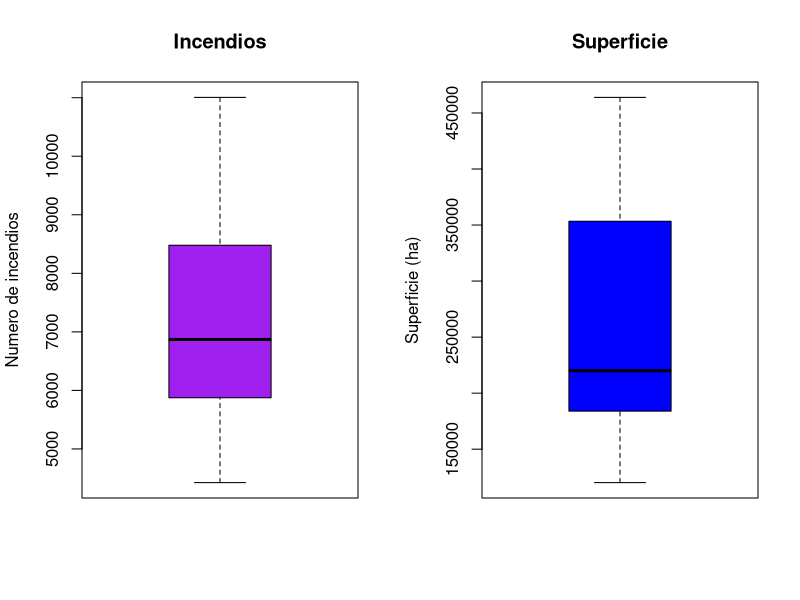
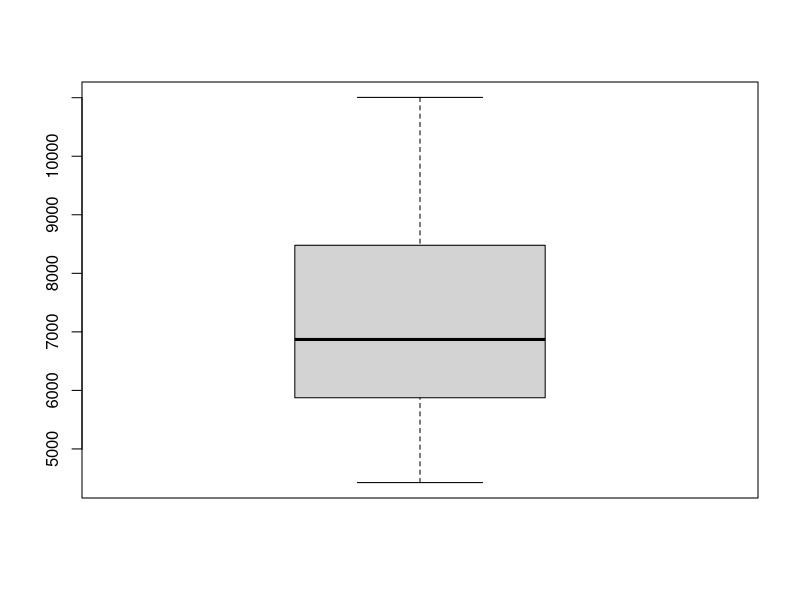
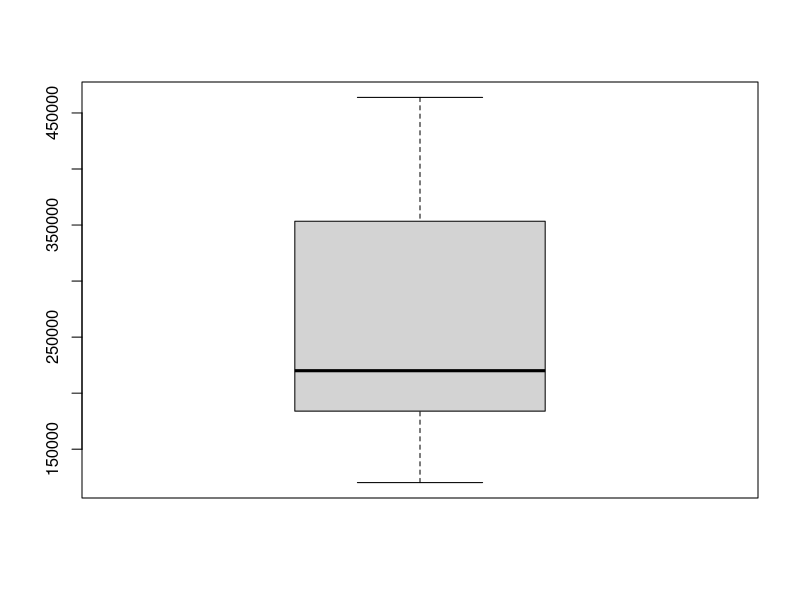

Recreate these plots in R, in order.
# Joselyne Ailed Carranza Treviño

# Matrícula: 1843603

# Fecha: 26/02/2020




# Importar datos ----------------------------------------------------------



historico <- read.csv("Datos2.csv", header = TRUE)




# Preguntas ---------------------------------------------------------------

# ¿Cual es la media de Incendios?


mean(historico$Incendios)

# ¿Cual es la media de la superficie quemada en los años indicados? 

mean(historico$Superficie)


# Mediante la aplicacion del comando fivenun, ¿cual es el valor donde se ubica el tercer cuartil 75% de los datos para la variable Incendios?

fivenum(historico$Incendios)


# Mediante la aplicacion del comando fivenun, ¿cual es el valor donde se ubica el primer cuartil 25% de los datos para la variable Superficie?

fivenum(historico$Superficie)


# Desviacion estandar para la variable Superficie

sd(historico$Superficie)


# Realiza una grafica histograma (2,1) con las variables: Incendios y superficie en hectareas quemadas

par(mfrow=c(1,2))
boxplot(historico$Incendios, main = "Incendios", col="Purple", ylab="Numero de incendios")
boxplot(historico$Superficie, main = "Superficie", col="blue", ylab= "Superficie (ha)")
par(mfrow=c(1,1))


# Mediante la funcion boxplot para Incendios, revise si existen outlires

boxplot(historico$Incendios)


# Mediante la funcion boxplot para superficie revise si existen outlires


boxplot(historico$Superficie)

